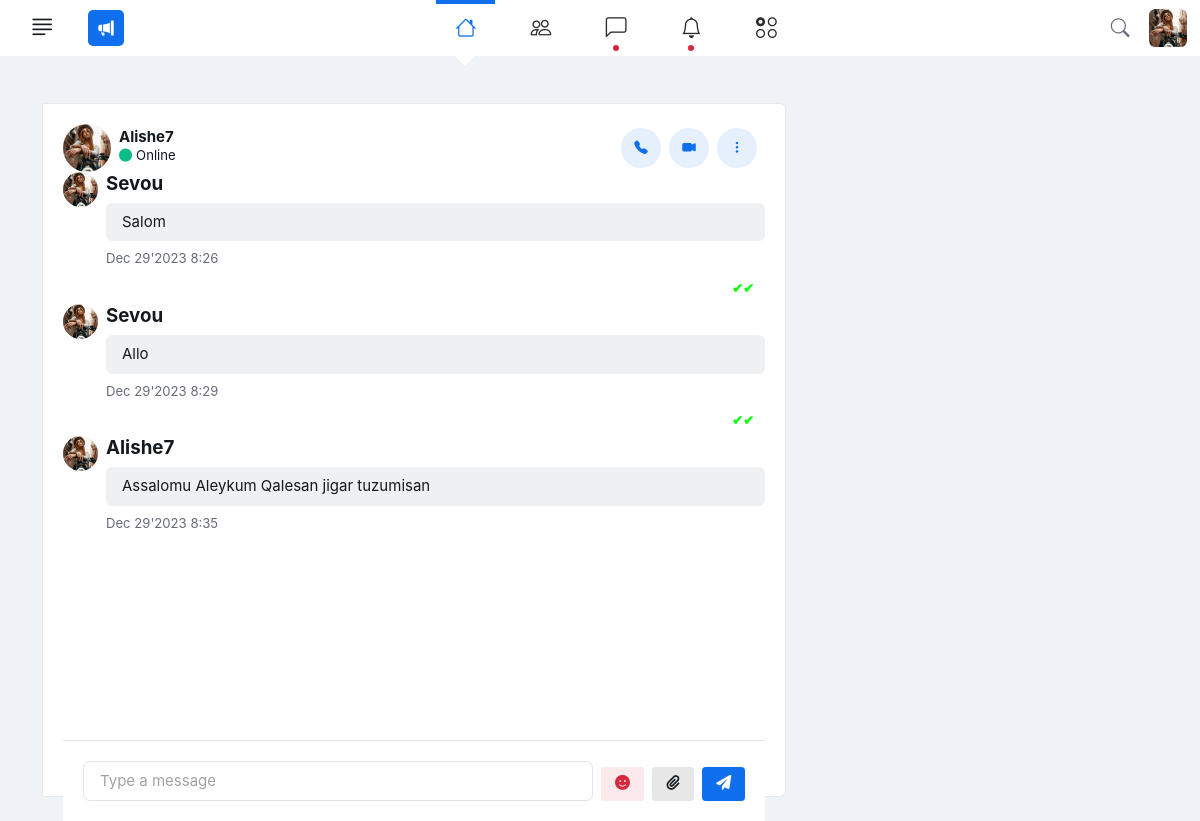
The app's page /core/chat/chat_11/ (signed in), older data.
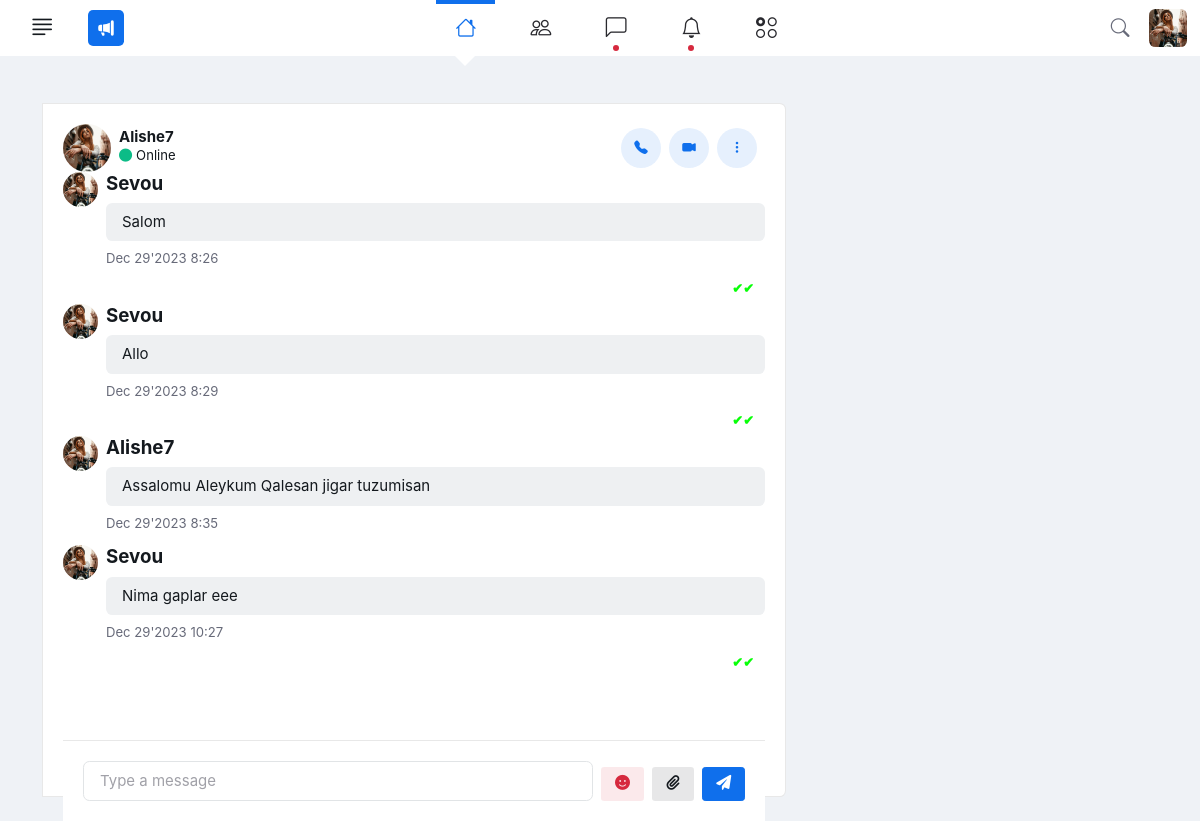
The same page, newer data.
### core/models.py (models this page shows, shortened)
class ChatMessage(models.Model):
    id = models.UUIDField(primary_key = True,editable = False)
    chat_session = models.ForeignKey(ChatSession,on_delete=models.CASCADE,related_name='user_messages')
    user = models.ForeignKey(User, verbose_name='message_sender',on_delete=models.CASCADE)
    message_detail = models.JSONField()
    class Meta:
        ordering = ['-message_detail__timestamp']

### account/models.py (models this page shows, shortened)
class Profile(models.Model):
    class Status(models.TextChoices):
        BLOGER = 'Bloger'
        SOFTWARE_ENGINEERING = 'Software engineering'
        GRAPHIC_DESIGNER = 'Graphic designer'
        FOOTBALL_PLAYER = 'Football player'
        MUSICIAN = 'Musician'
        SMM_MANAGER = 'SMM manager'
        MARKETOLOGY = 'Marketology'
    user = models.OneToOneField(settings.AUTH_USER_MODEL, on_delete=models.PROTECT)
    date_of_birth = models.DateField(blank=True, null=True)
    bio = models.TextField()
    photo = models.ImageField(upload_to='users/%Y/%m/%d/', blank=True)
    following = models.ManyToManyField('self', through='Contact', related_name='followers', symmetrical=False, blank=True)
    disable_chat = models.BooleanField(default=False)
    user_type = models.CharField(max_length=100, choices=Status.choices, default=Status.BLOGER)
    saved_posts = models.ManyToManyField(Post, related_name='saved_by', blank=True)
    location = models.CharField(max_length=255, blank=True, null=True)

### core/views.py (the view)
# urls.py: path('chat/<str:room_name>/', start_chat, name='start_chat'),
@login_required
def start_chat(request,room_name):
    current_user = request.user
    try:
        check_user = ChatSession.objects.filter(Q(id = room_name[5:])&(Q(user1 = current_user) | Q(user2 = current_user)))
    except Exception:
        return HttpResponse("Something went wrong!!!")
    if check_user.exists():
        chat_user_pair = check_user.first()
        opposite_user = chat_user_pair.user2 if chat_user_pair.user1.username == current_user.username else chat_user_pair.user1
        fetch_all_message = ChatMessage.objects.filter(chat_session__id = room_name[5:]).order_by('message_detail__timestamp')
        return render(request,'chat/start_chat.html',{'room_name' : room_name,'opposite_user' : opposite_user,'fetch_all_message' : fetch_all_message})
    else:
        return HttpResponse("You have't permission to chatting with this user!!!")

### core/templatetags/convert_date.py (called while the page is built)
@register.filter(expects_localtime=True)
def convert_date(value):
    return datetime.datetime.strptime(value, '%Y-%m-%d %H:%M:%S.%f')

### core/templates/chat/start_chat.html (shortened to what the changed rows need)
{% extends 'base.html' %}
{% load static %}
{% load thumbnail %}
{% load convert_date %}
{% block content %}
<body>
<main>
    <div class="container">
        <div class="row gx-0">
            <div class="col-lg-8 col-xxl-9">
                <div class="card card-chat rounded-start-lg-0 border-start-lg-0">
                    <div class="card-body h-100">
                        <div class="tab-content py-0 mb-0 h-100" id="chatTabsContent">
                            <div class="fade tab-pane show active h-100" id="chat-1" role="tabpanel" aria-labelledby="chat-1-tab">
                                <div id="chat-log" class="scroll chat-conversation-content custom-scrollbar">
                                    {% for msg in fetch_all_message %}
                                    <div class="chat_box d-flex mb-1" id="{{msg.id}}">
                                        <div class="flex-shrink-0 avatar avatar-xs me-2">
                                            <img class="avatar-img rounded-circle" src="{% if user.profile.photo %}{% thumbnail user.profile.photo 180x180 %}{% else %}../static/profile.gif{% endif %}" alt="">
                                        </div>
                                        <div class="flex-grow-1">
                                            <div class="w-100">
                                                <h5>{{msg.user.username}}</h5>
                                                <div class="bg-light text-secondary p-2 px-3 rounded-2 w-100">{{msg.message_detail.msg}}</div>
                                                <div class="small my-2">{{msg.message_detail.timestamp | convert_date | date:"M d'Y f"}}</div>
                                                {% if msg.user == request.user  %}
                                                    <small id = "as_read" style="padding-left: 95%;{% if msg.message_detail.read %}color: rgb(8, 255, 8);{% else %}color: #bbb8b8 {% endif %}font-weight: bold;">✔✔</small>
                                                {% endif %}
                                            </div>
                                        </div>
                                    </div>
                                    {% endfor %}
                                </div>
                            </div>
                        </div>
                    </div>
                </div>
            </div>
        </div>
    </div>
</main>
</body>
{% endblock %}

Row changes from the older to the newer data that the page shows:
added ChatMessage: photo (picture), user.username "Sevou", message_detail.msg "Nima gaplar eee", message_detail.timestamp|convert_date "Dec 29'2023 10:27"
